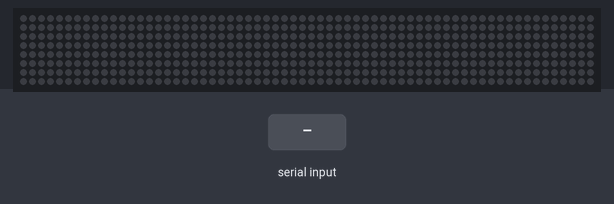
The sketch below on a simulated Raspberry Pi Pico. Shown: 64×8 RGB LED matrix (first LED top left, wired row by row). The test bench sets the inputs (shaded band). Dim RGB values are drawn brighter than linear; the local clock reads 2024-03-15 10:24:30 at power-on unless the sketch sets it.

Above: at 1.2 s.
1.3 s: "1\n" received over Serial
At 1.71 s:
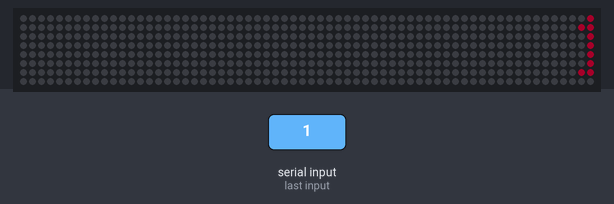
At 26.95 s:
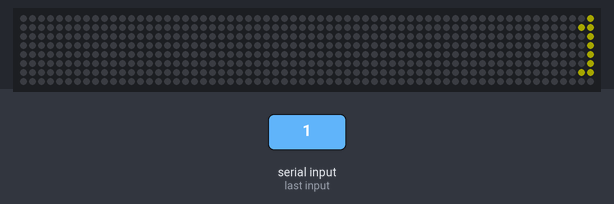

The sketch:

led_rtc.ino
```cpp
#include <Wire.h>
#include <RTClib.h>
#include <Adafruit_GFX.h>
#include <Adafruit_NeoMatrix.h>
#include <Adafruit_NeoPixel.h>

#define LED_PIN 13 // Using GPIO 13 on the Pico

Adafruit_NeoMatrix matrix = Adafruit_NeoMatrix(64, 8, LED_PIN, // 2 32 by 8 LED Panels
  NEO_MATRIX_BOTTOM + NEO_MATRIX_RIGHT +
  NEO_MATRIX_COLUMNS + NEO_MATRIX_ZIGZAG,
  NEO_GRB + NEO_KHZ800);

// Colors array for text
const uint16_t colors[] = {
  matrix.Color(255, 20, 147),  // Pink
  matrix.Color(255, 0, 0),     // Red
  matrix.Color(255, 165, 0),   // Orange
  matrix.Color(255, 255, 0),   // Yellow
  matrix.Color(0, 255, 0),     // Green
  matrix.Color(0, 255, 255),   // Cyan
  matrix.Color(0, 0, 255),     // Blue
  matrix.Color(128, 0, 128)    // Purple
};

RTC_DS3231 rtc;

void setup() {
  // Initialize I2C0 communication on GPIO 0 (SDA) and GPIO 1 (SCL)
  Wire.setSDA(0); // Set SDA to GPIO 0
  Wire.setSCL(1); // Set SCL to GPIO 1
  Wire.begin();

  // Initialize RTC
  if (!rtc.begin()) {
    Serial.println("Couldn't find RTC");
    while (1);
  }

  if (rtc.lostPower()) {
    Serial.println("RTC lost power, setting the time!");
    rtc.adjust(DateTime(F(__DATE__), F(__TIME__)));
  }

  // Initialize LED matrix
  matrix.begin();
  matrix.setTextWrap(false);
  matrix.setBrightness(40);

  // Initialize serial communication for debugging
  Serial.begin(9600);
}

void loop() {
  DateTime now = rtc.now();

  int currentHour = now.hour();
  int currentMinute = now.minute();

  // Check if the current time is within the specified range (7:50 AM to 5:00 PM)
  bool ledOn = (currentHour > 7 && currentHour < 17) || (currentHour == 7 && currentMinute >= 50);

  if (ledOn) {
    static int pass = 0;
    static int x = matrix.width(); // Initial x position off-screen

    if (Serial.available()) {
      String inputString = Serial.readStringUntil('\n');
      inputString.trim();

      // Calculate text length and width based on user input
      int textLength = inputString.length();
      int textWidth = textLength * 6; // Each character is 6 pixels wide
      int y = 0; // Second row from the top

      // Continuously scroll the text
      while (true) {
        matrix.fillScreen(0); // Clear screen for new frame

        // Print text at current position
        matrix.setTextColor(colors[pass]);
        matrix.setCursor(x, y);
        matrix.print(inputString);

        matrix.show(); // Display on LED panel
        delay(100);    // Adjust scrolling speed

        // Scroll text leftward
        if (--x < -textWidth) {
          x = matrix.width();
          if (++pass >= sizeof(colors) / sizeof(colors[0])) pass = 0; // Cycle through colors
        }

        if (Serial.available()) {
          break;
        }

        // Check time again within the loop
        DateTime now = rtc.now();
        currentHour = now.hour();
        currentMinute = now.minute();
        ledOn = (currentHour > 7 && currentHour < 17) || (currentHour == 7 && currentMinute >= 50);
        if (!ledOn) {
          matrix.fillScreen(0); // Clear screen if time is out of range
          matrix.show();
          break;
        }
      }
    }
  } else {
    // Turn off the LED matrix if out of specified time range
    matrix.fillScreen(0);
    matrix.show();
  }
}
```

Measured:
- after the input at 1.3 s, the LEDs: first change after 0.25 s (image 1 shows a later state)
